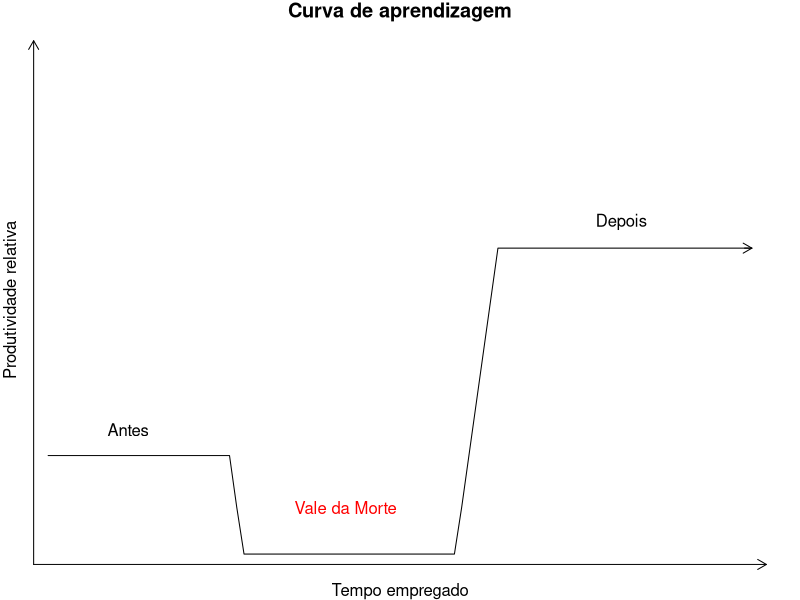
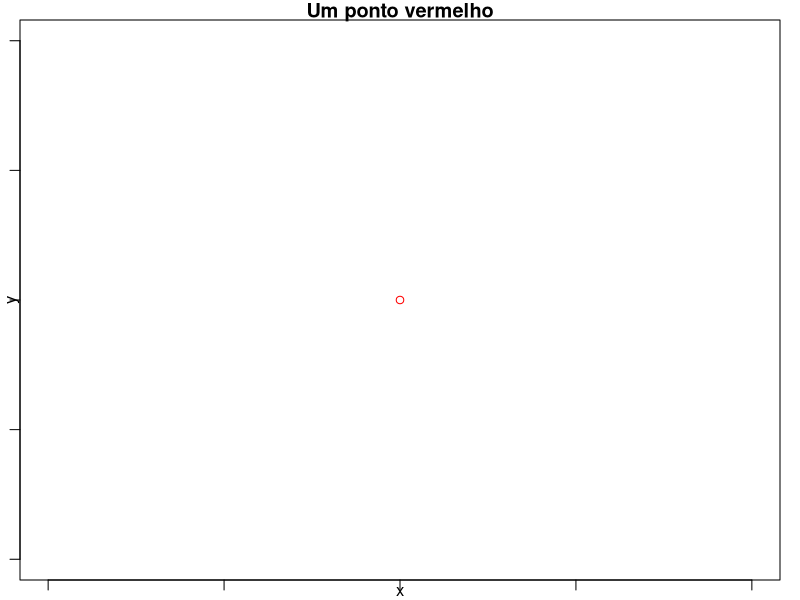

Recreate these plots in R, in order.
## ---- chunk 1
y0 <- 0.2
y <- c(rep(y0, 25), seq(y0, 0.1, -0.1), rep(0.01, 30), seq(0.1, y0 * 3, 0.1), rep(y0 * 3, 35))
x <- 1:length(y)
par(mgp = c(0, 1, 0), mar = rep(1, 4))
plot(y ~ x, type = "l", main = "Curva de aprendizagem", xlab = "Tempo empregado", 
     ylab = "Produtividade relativa", ylim = c(0, 1), axes = FALSE)
text(42, 0.1, "Vale da Morte", col = "red")
text(12, 0.25, "Antes")
text(80, 0.65, "Depois")
arrows(-1, -0.01, 100, -0.01, length = 0.1)
arrows(-1, -0.01, -1, 1, length = 0.1)
arrows(x[length(x)- 1], y[length(y)], x[length(x)], y[length(y)], length = 0.1)
## ---- chunk 2
knitr::include_url("http://www.r-project.org/")
## ---- chunk 3
# As quatro operações matemáticas básicas:
2 + 3 # soma
5* 5 # multiplicação
25/5 # divisão 
5 -3 # subtração

# Três operações matemáticas úteis:
2^2      # Potenciação (ou exponenciação)
log(4)   # Função logarítmica
sqrt(25) # Raiz quadrada
## ---- chunk 4
# No RStudio, ponha o cursor sobre o nome da função e pressione 'F1' para ver a 
# sua página de ajuda. Lá você verá o nome dos argumentos aceitos pela função 
# 'plot()' seguido de uma breve descrição.
plot(x = 25, y = 25, col = "red", main = "Um ponto vermelho", xlab = "x", ylab = "y")
## ---- chunk 5
# A palavra-chave 'soma' é usada para definir uma função que computa
# e retorna como resultado `res` a soma de dois valores numéricos.
# A estrutura de uma função aparece, sempre, entre '{' e '}'.
soma <- 
  function (x, y) { 
    res <- x + y
    return (res)
    }
soma(x = 2, y = 2)
## ---- chunk 6
# Definindo dois objetos vetoriais
# Note que quando criamos uma sequência ordenada de valores podemos 
# simplesmente usar o símbolo ':' entre o menor e o maior valor da 
# sequência ao invés de declarar todos os seus valores.
x <- 1:5
y <- c(2, 4, 3, 5, 7)
x
y
## ---- chunk 7
# Calibração de um modelo de regressão linear
# Note que é possível usar simbolos como '.' e '_' na construção de 
# uma palavra-chave identificadora de objeto (ou função).
meu.modelo_linear <- lm(y ~ x)
meu.modelo_linear
## ---- chunk 8
knitr::include_url("https://cloud.r-project.org/web/packages/available_packages_by_name.html")
